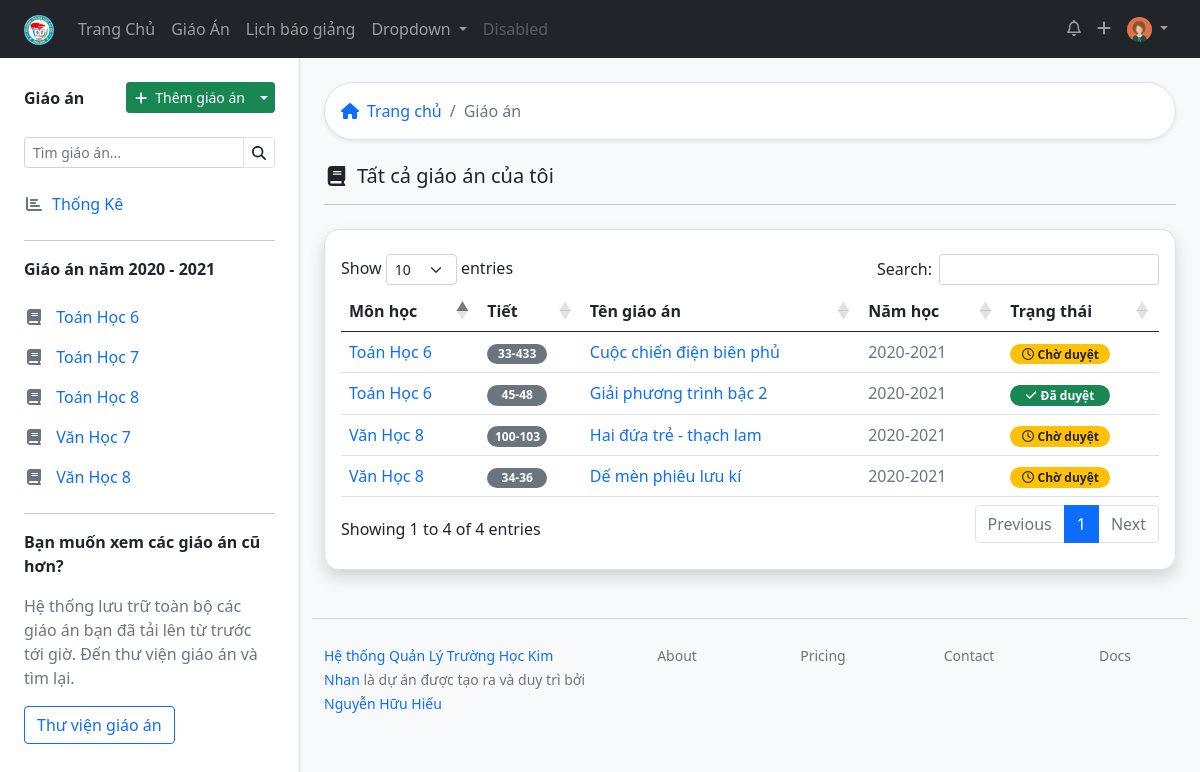
Before: /lessons/ (signed in) with the older database file.
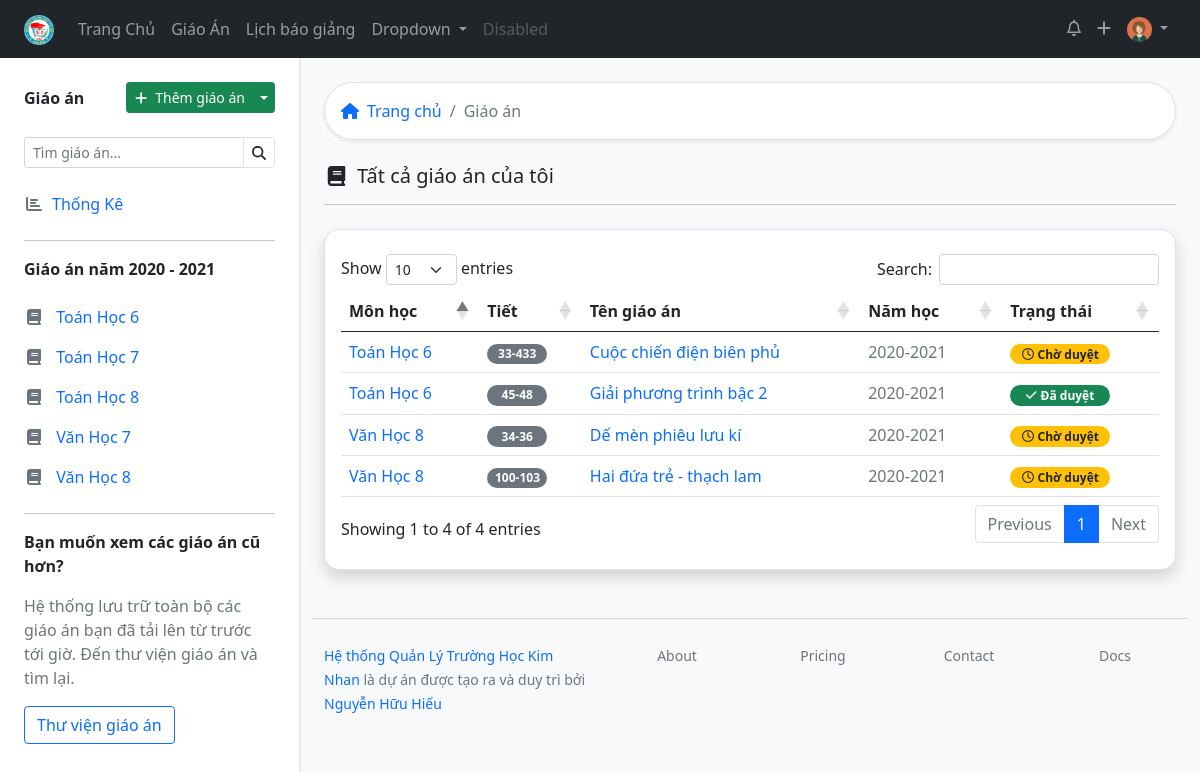
After: the same page with the newer database file.
### lessonmanagement/models.py (models this page shows, shortened)
class SchoolAbstract(models.Model):
    title = models.CharField(max_length=50, verbose_name="Tiêu đề")
    description = models.CharField(max_length=200, verbose_name="Mô tả sơ lược", blank=True)
    cover = models.ImageField(upload_to="coverimages/", verbose_name="Ảnh bìa", null = True, blank = True)
    class Meta:
        abstract = True
    def __str__(self):
        return self.title

class Subject(SchoolAbstract):
    group = models.ForeignKey("GroupSubject", related_name='subject123',on_delete=models.SET_NULL, null=True, blank=True, verbose_name='Bộ môn')
    subject_slug = models.SlugField(max_length=50, null=True, blank=True)
    class Meta:
        verbose_name = "Môn học"
        verbose_name_plural = "Môn học"

class Lesson(models.Model):
    title = models.CharField(max_length=200)
    upload_time = models.DateTimeField( blank=True, null=True)
    LEVEL_CHOICES = [
        (6, 6),
        (7, 7),
        (8, 8),
        (9, 9)
    ]
    level = models.IntegerField(choices=LEVEL_CHOICES)
    description = models.CharField(max_length=200, null=True, blank=True)
    teacher = models.ForeignKey(Teacher, on_delete=models.CASCADE)
    subject = models.ForeignKey(Subject, on_delete=models.CASCADE)
    start_number_lesson = models.IntegerField(help_text="Bài giảng này ở tiết số mấy")
    cout_number_lesson = models.IntegerField(help_text="Bài giảng này trong bao nhiêu tiết")
    classyear = models.ManyToManyField(Classyear, through="LessonClassyear")
    STATUS_CHOICES = [
    ('pending', 'Chờ duyệt'),
    ('acept', 'Đã duyệt'),
    ('deny', 'Bị từ chối'),
    ]
    status = models.CharField(max_length=10, blank=True, choices=STATUS_CHOICES ,default='pending')
    checker = models.ForeignKey(Teacher, related_name="lesson_checker" ,on_delete=models.SET_NULL, null=True, blank=True)
    check_date = models.DateTimeField(auto_now=True)
    note_checker = models.CharField(max_length=200, blank=True)
    class Meta:
        verbose_name = "Giáo Án"
        verbose_name_plural = "Giáo Án"
        ordering = ["-upload_time"]
    def school_year(self):
        return school_year_def(self.upload_time)

### lessonmanagement/views.py (the view)
# urls.py: path('lessons/', views.alllessons, name="alllessons"),
def alllessons(request):
    lesson_list = Lesson.objects.filter(teacher=request.user.teacher.id)
    context = {'lesson_list': lesson_list}
    return render(request, 'all_lessons.html', context)

### lessonmanagement/models.py (called while the page is built)
def school_year_def(upload_time):
    if (upload_time.month < 9):
        return now.year -1
    else:
        return now.year

    def full_name(self):
        return ('%s %s') % (self.firstname, self.lastname)

    def schoolyear(self):
        if now.month < 9:
            return ('%s - %s') % (now.year - 1, now.year)
        else:
            return ('%s - %s') % (now.year, now.year+1)

    def lesson_list(self):
        return self.lesson_set.filter(teacher = self.user.id)

    def subject_classyear_list(self):
        return self.subjectclassyear_set.filter(is_teach_now = True).order_by('subject__title').values('subject__title', 'classyear__startyear','subject__group__title').distinct()

### lessonmanagement/templatetags/lessonmanagement_extras.py (called while the page is built)
@register.filter
def classlevel(value):
    now = datetime.now()
    i = 0
    if (now.month < 9):
        i =  (now.year - value) + 5
    else:
        i = (now.year - value) + 6
    if i in [6,7,8,9]:
        return i
    else:
        return value

### lessonmanagement/templates/all_lessons.html
{% extends 'base_withsidebar.html' %}
{% block content %}
{% load static %}
<div class="bg-white border shadow-sm p-3 rounded-pill mb-4">
  <nav aria-label="breadcrumb">
    <ol class="breadcrumb m-0 ">
      <li class="breadcrumb-item"><a href="{% url 'index' %}" class="text-decoration-none"><i class="fas fa-home me-2"></i>Trang chủ</a></li>
      <li class="breadcrumb-item active"> Giáo án</li>
    </ol>
  </nav>
</div>
{% if request.user.teacher.lesson_list %}
<h5><i class="fas fa-book fa-fw me-2 "></i>Tất cả giáo án của tôi</h5>
<hr class="mb-4">
            <div class="border py-4 px-3 rounded-15 shadow bg-white">
                {% include "table/table_all.html" %}
            </div>
            {% else %}
            {% include 'empty_lesson.html' %}
            {% endif %}
  {% endblock %}

### lessonmanagement/templates/sidebar.html (shortened to what this page needs)
{% load lessonmanagement_extras %}
{% with teacher=request.user.teacher %}
<div class="position-sticky top-0 start-0 pt-4">
    <div class="d-flex justify-content-between mb-4 align-items-center">
      <span class="fw-bold">Giáo án</span>
<div class="btn-group">
  <a href="{% url 'addlesson' %}" class="btn btn-sm btn-success"><i class="fas fa-plus me-2"></i>Thêm giáo án</a>
  <button type="button" class="btn btn-sm btn-success dropdown-toggle dropdown-toggle-split" data-bs-toggle="dropdown" aria-expanded="false">
  </button>
</div>
      </div>
      <form action="">
        <div class="input-group input-group-sm mb-3">
        <input type="search" class="form-control " list="datalistOptions" id="exampleDataList" placeholder="Tìm giáo án..." aria-describedby="button-addon2">
          <button class="btn border" type="submit" id="button-addon2"><i class="fas fa-search"></i></button>
        </div>
      </form>
      <div class="list-group">
        <a href="{% url 'lessondashboard' %}" class="list-group-item list-group-item-action border-0 text-primary ps-0 {% if request.path == '/lessondashboard/' %} fw-bold {% endif %}"><i class="fas fa-chart-bar me-2 text-muted  fa-fw "></i>Thống Kê</a>
        <hr >
      <span class="fw-bold mb-3">Giáo án năm {{ teacher.schoolyear }} </span>
        {% for i in teacher.subject_classyear_list %}
     <a href="{% url 'lessons_subject_level' i.subject__title|slugify i.classyear__startyear %}" class="list-group-item list-group-item-action border-0 text-primary ps-0"><i class="fas fa-book fa-fw me-2 text-muted"></i> {{ i.subject__title }} {{ i.classyear__startyear|classlevel }} </a>
        {% endfor %}
        <hr>
        <span class="fw-bold mb-3">Bạn muốn xem các giáo án cũ hơn?</span>
        <p class="text-muted pe-3">Hệ thống lưu trữ toàn bộ các giáo án bạn đã tải lên từ trước tới giờ. Đến thư viện giáo án và tìm lại.</p>
      </div>
      <a href="{% url 'alllessons' %}" class="btn btn-outline-primary mb-3">Thư viện giáo án </a>
    </div>
  {% endwith %}

### lessonmanagement/templates/table/table_all.html (shortened to what this page needs)
<table id="exampletable" class="table table-hover  " style="width:100%">
    <thead >
        <tr>
            <th>Môn học</th>
            <th>Tiết</th>
            <th>Tên giáo án</th>
            <th>Năm học</th>
            <th>Trạng thái</th>
        </tr>
    </thead>
    <tbody>
        {% for lesson in lesson_list %}
        <tr>
            <td> <a href="{% url 'lessons_subject_level' lesson.subject|slugify lesson.level %}" class="text-decoration-none"> {{ lesson.subject }} {{ lesson.level }} </a>
            </td>
            <td>
                <span class="badge rounded-pill bg-secondary" style="width: 60px;">{{ lesson.start_number_lesson}}{% if lesson.cout_number_lesson > 1 %}-{{ lesson.start_number_lesson|add:lesson.cout_number_lesson }} {% endif %}</span>
            </td>
            <td><a href="{% url 'lesson' lesson.id %}" class="text-decoration-none">{{ lesson.title }}  </a></td>
            <td class="text-muted" >{{ lesson.school_year }}-{{ lesson.school_year|add:"1" }}</td>
            <td>                    {% if lesson.status == "pending" %}
                <span class="badge bg-warning text-dark rounded-pill" style="width: 100px;"><i class="far fa-clock me-1"></i>{{ lesson.get_status_display}}</span>
                {% elif lesson.status == "acept" %}
                <span class="badge bg-success  rounded-pill"  style="width: 100px;"><i class="fas fa-check me-1"></i>{{ lesson.get_status_display}}</span>
                 {% elif lesson.status == "deny" %}
                 <span class="badge bg-danger  rounded-pill"  style="width: 100px;"><i class="fas fa-times me-1"></i>{{ lesson.get_status_display}}</span>
                {% endif %} </td>
        </tr>
        {% endfor %}
    </tbody>
</table>

Changed rows visible on the page:
changed Lesson "Hai đứa trẻ - thạch lam": moves down the list
